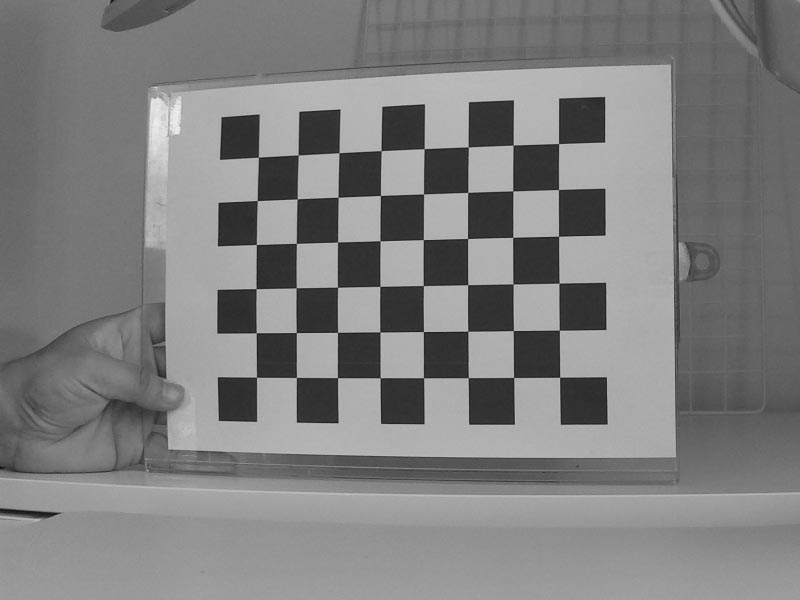
//> input picture 007-camera-calibration/images/img1.jpg, 800 x 600 px; its folder holds only this picture in this run
$ ./main   (built with g++ and OpenCV 4)
//> lines starting //> are read from the running program, lines starting //| are printed output that depends on the picture; after the words box and inside, x2 and y2 are one past the last pixel; in counts of white or black regions, pixels touching at a corner belong together
#include <opencv2/opencv.hpp>
#include <opencv2/videoio.hpp>
#include <opencv2/highgui.hpp>

#include <iostream>

using namespace std;
using namespace cv;

const int CHECKERBOARD[2]{8,6};

// orignal codes
// https://learnopencv.com/camera-calibration-using-opencv/


int main()
{
    // creating vector to store vectors of 3D points
    vector<vector<Point3f> > objpoints;

    // creating vector to store vectors of 2D points
    vector<vector<Point2f> > imgpoints;

    // Defining the world coordinates for 3D points
    vector<Point3f> objp;
    for(int i{0}; i<CHECKERBOARD[1]; i++)
    {
        for(int j{0}; j<CHECKERBOARD[0]; j++)
        objp.push_back(Point3f(j,i,0));
    }

    vector<String> images;
    string path = "./images/*.jpg";

    glob(path, images);

    Mat frame, gray;
    // vector to store the pixel coordinates of detected checker board corners
    vector<Point2f> corner_pts;
    bool success;

    // Looping over all the images in the directory
    for(int i{0}; i<images.size(); i++)
    {
        frame = imread(images[i]);
//> frame is the input picture: 600 rows x 800 cols, CV_8UC3; min 11, max 239, mean 126.9
        cvtColor(frame, gray, COLOR_BGR2GRAY);

        // Finding checker board corners
        // If desired number of corners are found in the image then success = true
        success = findChessboardCorners(gray, Size(CHECKERBOARD[0], CHECKERBOARD[1]), corner_pts,
        CALIB_CB_ADAPTIVE_THRESH | CALIB_CB_FAST_CHECK | CALIB_CB_NORMALIZE_IMAGE);
//> success = true; corner_pts = 48 Points (x, y), first 12: [258.4, 157.3], [298.3, 155], [339, 152.8], [381.1, 150.7], [424.2, 148.7], [468.3, 147], [513.2, 145.2], [558.6, 143.5], [257.3, 200.6], [297.3, 198.8], [338.2, 197.3], [380.5, 195.5]

        /*
        * If desired number of corner are detected,
        * we refine the pixel coordinates and display
        * them on the images of checker board
        */
        if(success)
        {
            TermCriteria criteria(TermCriteria::EPS | TermCriteria::MAX_ITER, 30, 0.001);

            // refining pixel coordinates for given 2d points.
            cornerSubPix(gray,corner_pts,Size(11,11), Size(-1,-1), criteria);
//> corner_pts = 48 Points (x, y), first 12: [258.4, 157.2], [298.2, 155], [339, 152.7], [381.1, 150.6], [424.1, 148.7], [468.3, 146.9], [513.2, 145.2], [558.6, 143.6], [257.3, 200.6], [297.1, 198.8], [338.1, 197.3], [380.4, 195.5]

            // Displaying the detected corner points on the checker board
            drawChessboardCorners(frame, Size(CHECKERBOARD[0], CHECKERBOARD[1]), corner_pts, success);
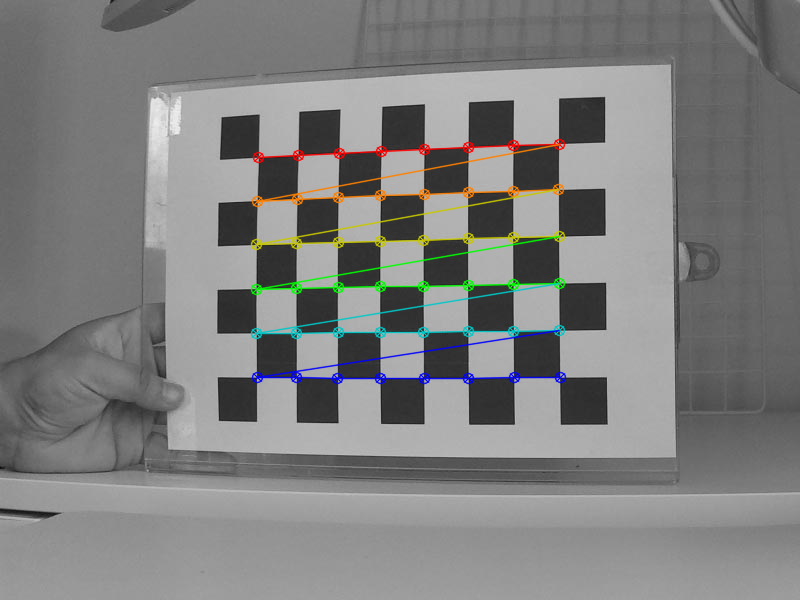
//> frame: 600 rows x 800 cols, CV_8UC3; 2.87% of pixels changed, all inside (x1, y1, x2, y2) = (250, 138, 567, 385)

            objpoints.push_back(objp);
            imgpoints.push_back(corner_pts);
//> imgpoints = 1 point lists
        }

        imshow("Image",frame);
        waitKey(0);
    }

    destroyAllWindows();

    Mat cameraMatrix,distCoeffs,R,T;

    /*
    * Performing camera calibration by
    * passing the value of known 3D points (objpoints)
    * and corresponding pixel coordinates of the
    * detected corners (imgpoints)
    */
    calibrateCamera(objpoints, imgpoints, Size(gray.rows,gray.cols), cameraMatrix, distCoeffs, R, T);
//> cameraMatrix = [[244.5, 0, 352.6], [0, 262.5, 339.1], [0, 0, 1]]; distCoeffs = [-0.00807, -0.0101, -0.00282, 0.0197, 0.00419]; R = [[-0.00899, 0.0174, -0.00589]]; T = [[-2.38, -4.14, 5.86]]

    cout << "cameraMatrix : " << cameraMatrix << endl;
//| cameraMatrix : [244.4550484411281, 0, 352.5801870760554;
//|  0, 262.51890255955, 339.1016966112101;
//|  0, 0, 1]
    cout << "distCoeffs : " << distCoeffs << endl;
//| distCoeffs : [-0.008072443813861206, -0.01011675798589915, -0.002815278075669638, 0.01970252283181379, 0.004187478603408398]
    cout << "Rotation vector : " << R << endl;
//| Rotation vector : [-0.008985597892769471, 0.01736412943133159, -0.005891401106879891]
    cout << "Translation vector : " << T << endl;
//| Translation vector : [-2.38332483808178, -4.137275963893485, 5.862318668625033]

    return 0;
}

$ run again, on 007-camera-calibration/images/img5.jpg
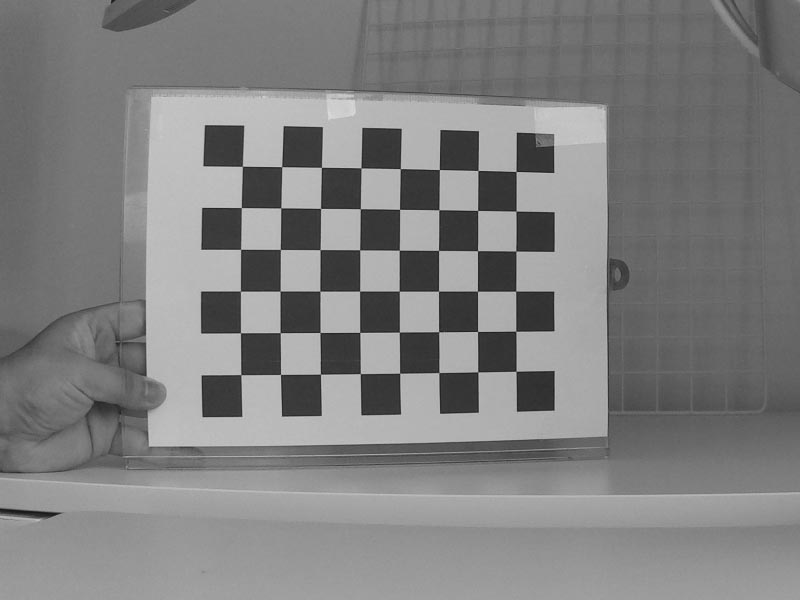
//> input picture 007-camera-calibration/images/img5.jpg, 800 x 600 px
//> frame is the input picture: 600 rows x 800 cols, CV_8UC3; min 22, max 219, mean 127.7
//> `success = findChessboardCorners(gray, Size(CHECKERBOARD[0], CHECKERBOA..`: success = true; corner_pts = 48 Points (x, y), first 12: [242.4, 166.3], [281.7, 166.6], [321.4, 167.4], [361, 168], [400.3, 168.7], [439.4, 169.6], [478, 170.5], [516, 171.5], [241.3, 207.6], [280.8, 207.8], [320.6, 208.4], [360.4, 208.8]
//> `cornerSubPix(gray,corner_pts,Size(11,11), Size(-1,-1), criteria);`: corner_pts = 48 Points (x, y), first 12: [242.4, 166.3], [281.7, 166.7], [321.4, 167.3], [361, 167.8], [400.3, 168.6], [439.3, 169.6], [477.9, 170.5], [516, 171.5], [241.3, 207.6], [280.8, 207.9], [320.6, 208.4], [360.3, 208.7]
//> `drawChessboardCorners(frame, Size(CHECKERBOARD[0], CHECKERBOARD[1]), c..`:
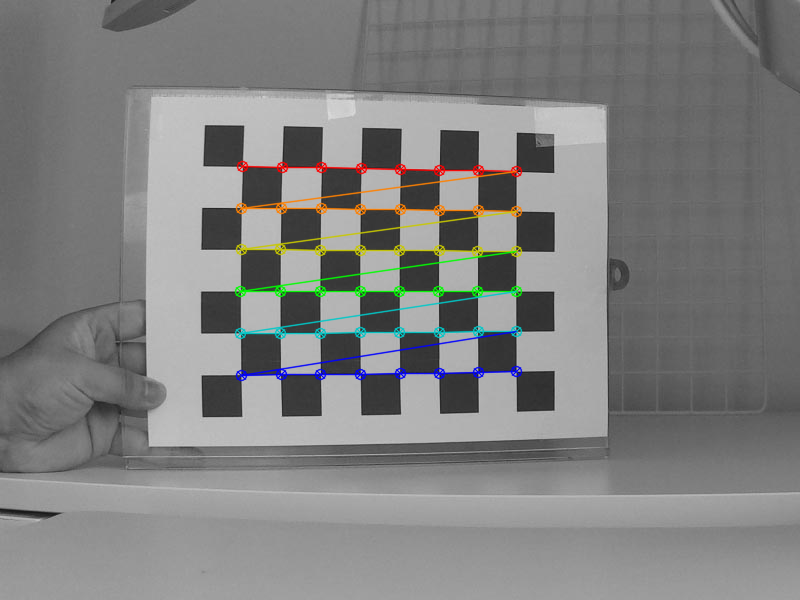
//> frame: 600 rows x 800 cols, CV_8UC3; 2.67% of pixels changed, all inside (x1, y1, x2, y2) = (234, 160, 523, 382)
//> imgpoints = 1 point lists
//> cameraMatrix = [[2513.6, 0, 300], [0, 2441, 398.6], [0, 0, 1]]; distCoeffs = [-0.0832, -173.5, -0.069, 0.0999, 5190.3]; R = [[0.000781, -0.354, -0.00601]]; T = [[-1.43, -5.6, 59.12]]
//| cameraMatrix : [2513.598061506627, 0, 300.0262776066473;
//|  0, 2441.000287792676, 398.6119308002171;
//|  0, 0, 1]
//| distCoeffs : [-0.08324465106159087, -173.500350804442, -0.06895597836152367, 0.09990326370404361, 5190.265154645924]
//| Rotation vector : [0.0007805711682057764, -0.3538572796239641, -0.006010371931600327]
//| Translation vector : [-1.43307798100673, -5.595032414057432, 59.11748764698771]

$ run again, on 007-camera-calibration/images/img2.jpg
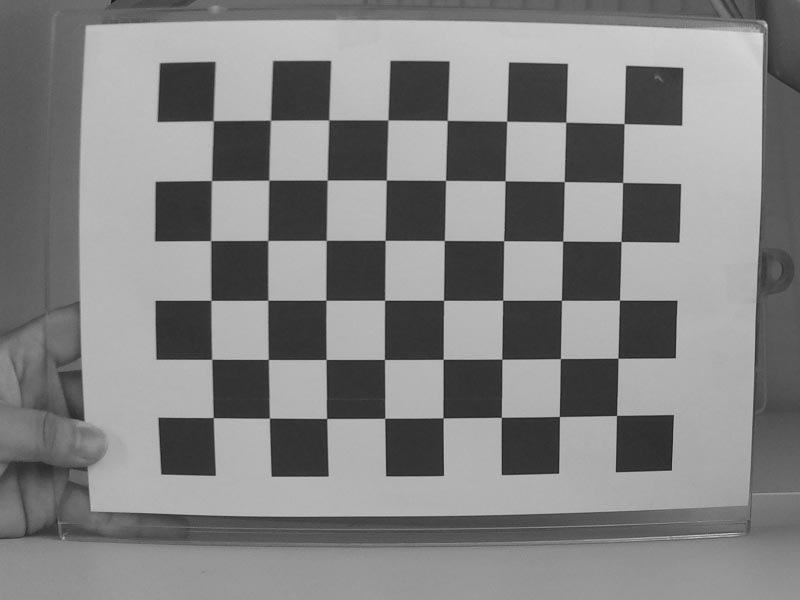
//> input picture 007-camera-calibration/images/img2.jpg, 800 x 600 px
//> frame is the input picture: 600 rows x 800 cols, CV_8UC3; min 24, max 218, mean 130.8
//> `success = findChessboardCorners(gray, Size(CHECKERBOARD[0], CHECKERBOA..`: success = true; corner_pts = 48 Points (x, y), first 12: [213.4, 120.8], [270.5, 120.3], [328.9, 119.9], [387.9, 119.8], [447.3, 120.5], [506.7, 121.3], [565.8, 122.3], [624, 123.6], [211.5, 180.6], [268.8, 180.3], [327.2, 180.2], [386.3, 180.2]
//> `cornerSubPix(gray,corner_pts,Size(11,11), Size(-1,-1), criteria);`: corner_pts = 48 Points (x, y), first 12: [213.3, 120.7], [270.4, 120.2], [328.8, 119.9], [387.9, 120], [447.3, 120.4], [506.6, 121.3], [565.7, 122.2], [624, 123.6], [211.5, 180.6], [268.8, 180.2], [327.2, 180.1], [386.3, 180.1]
//> `drawChessboardCorners(frame, Size(CHECKERBOARD[0], CHECKERBOARD[1]), c..`:
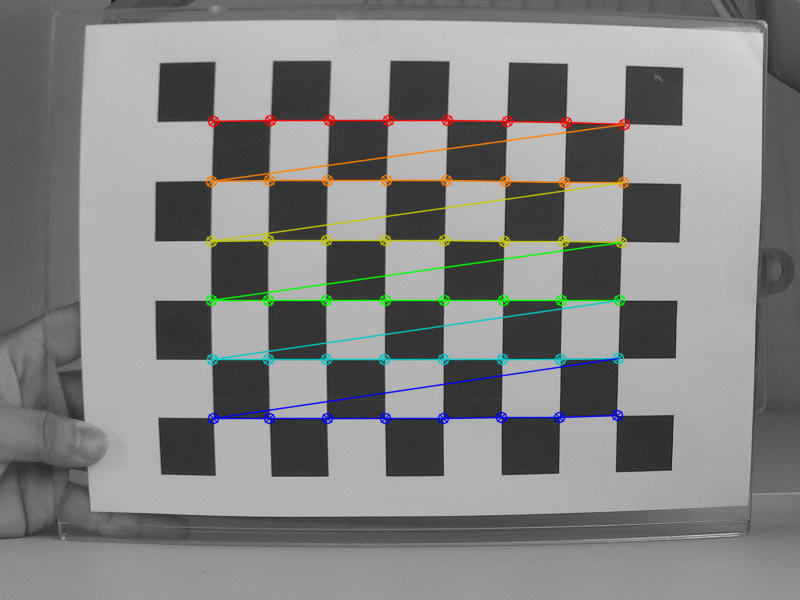
//> frame: 600 rows x 800 cols, CV_8UC3; 3.62% of pixels changed, all inside (x1, y1, x2, y2) = (205, 114, 631, 425)
//> imgpoints = 1 point lists
//> cameraMatrix = [[6514.4, 0, 284.8], [0, 7643.5, 562.6], [0, 0, 1]]; distCoeffs = [3.46, -4125.8, -0.354, 0.221, 354748.5]; R = [[0.597, 0.0475, 0.00375]]; T = [[-1.34, -6.32, 113.3]]
//| cameraMatrix : [6514.412772713055, 0, 284.8117847986339;
//|  0, 7643.488359406977, 562.6464516933941;
//|  0, 0, 1]
//| distCoeffs : [3.456815002420468, -4125.778408793827, -0.3538701347198593, 0.2206779553923559, 354748.519958389]
//| Rotation vector : [0.5971749594980529, 0.04748686336431569, 0.003752978555785775]
//| Translation vector : [-1.337319652291576, -6.316407297940363, 113.3013998028109]

$ run again, on 007-camera-calibration/images/img3.jpg
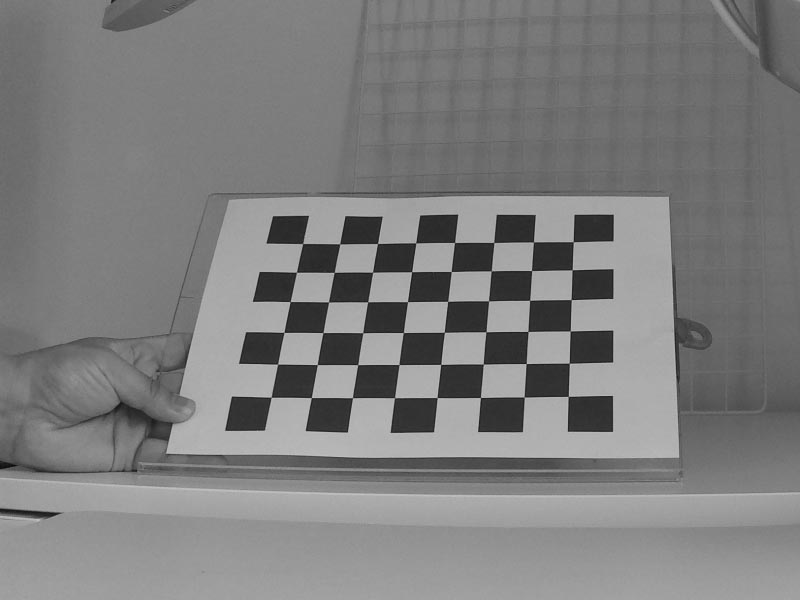
//> input picture 007-camera-calibration/images/img3.jpg, 800 x 600 px
//> frame is the input picture: 600 rows x 800 cols, CV_8UC3; min 10, max 199, mean 125.7
//> `success = findChessboardCorners(gray, Size(CHECKERBOARD[0], CHECKERBOA..`: success = true; corner_pts = 48 Points (x, y), first 12: [302.6, 243.5], [339.6, 243.9], [377.5, 243.5], [415.6, 242.9], [454.6, 242.5], [493.7, 242.5], [533.5, 242], [573.3, 241.7], [296.4, 272.2], [334.3, 272.4], [372.6, 272.2], [411.6, 271.6]
//> `cornerSubPix(gray,corner_pts,Size(11,11), Size(-1,-1), criteria);`: corner_pts = 48 Points (x, y), first 12: [302.6, 243.5], [339.8, 243.9], [377.5, 243.5], [415.7, 242.8], [454.5, 242.5], [493.8, 242.5], [533.4, 241.9], [573.2, 241.7], [296.4, 272.3], [334.2, 272.4], [372.6, 272.3], [411.6, 271.7]
//> `drawChessboardCorners(frame, Size(CHECKERBOARD[0], CHECKERBOARD[1]), c..`:
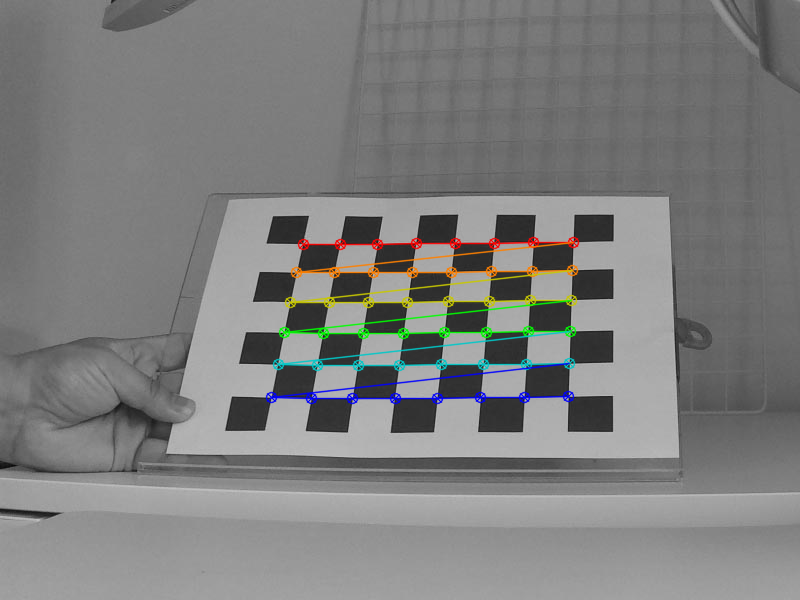
//> frame: 600 rows x 800 cols, CV_8UC3; 2.7% of pixels changed, all inside (x1, y1, x2, y2) = (265, 236, 580, 405)
//> imgpoints = 1 point lists
//> cameraMatrix = [[1699.9, 0, 278], [0, 2733.8, 373.2], [0, 0, 1]]; distCoeffs = [-4.09, 113.7, -0.0521, 0.185, -1745.8]; R = [[-1.05, 0.163, 0.104]]; T = [[0.634, -2.11, 45.95]]
//| cameraMatrix : [1699.889291562129, 0, 277.9753713319738;
//|  0, 2733.820254919588, 373.1810239906746;
//|  0, 0, 1]
//| distCoeffs : [-4.092666102971242, 113.6585765458794, -0.05205091968460319, 0.1849576424348036, -1745.80168585408]
//| Rotation vector : [-1.04786041517879, 0.1627430584733803, 0.1036864706964302]
//| Translation vector : [0.633647342963937, -2.106208002062464, 45.9488991743989]

$ run again, on 007-camera-calibration/images/img4.jpg
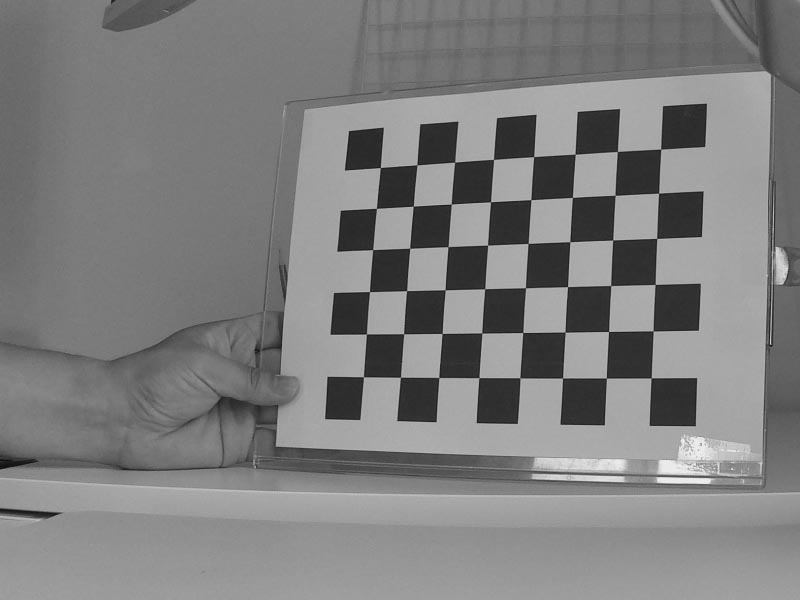
//> input picture 007-camera-calibration/images/img4.jpg, 800 x 600 px
//> frame is the input picture: 600 rows x 800 cols, CV_8UC3; min 11, max 244, mean 126.5
//> `success = findChessboardCorners(gray, Size(CHECKERBOARD[0], CHECKERBOA..`: success = true; corner_pts = 48 Points (x, y), first 12: [380.3, 167.5], [417, 164.8], [454.6, 162.2], [493.5, 159.4], [533.6, 156.7], [575.2, 154.2], [617.4, 151.5], [660.7, 149.1], [376.4, 208.5], [413.2, 206.1], [451.4, 204], [490.5, 201.8]
//> `cornerSubPix(gray,corner_pts,Size(11,11), Size(-1,-1), criteria);`: corner_pts = 48 Points (x, y), first 12: [380.3, 167.5], [416.9, 164.9], [454.6, 162.2], [493.5, 159.4], [533.6, 156.6], [575.1, 154.2], [617.4, 151.5], [660.7, 149.1], [376.4, 208.4], [413.3, 206.2], [451.3, 204.1], [490.5, 201.8]
//> `drawChessboardCorners(frame, Size(CHECKERBOARD[0], CHECKERBOARD[1]), c..`:
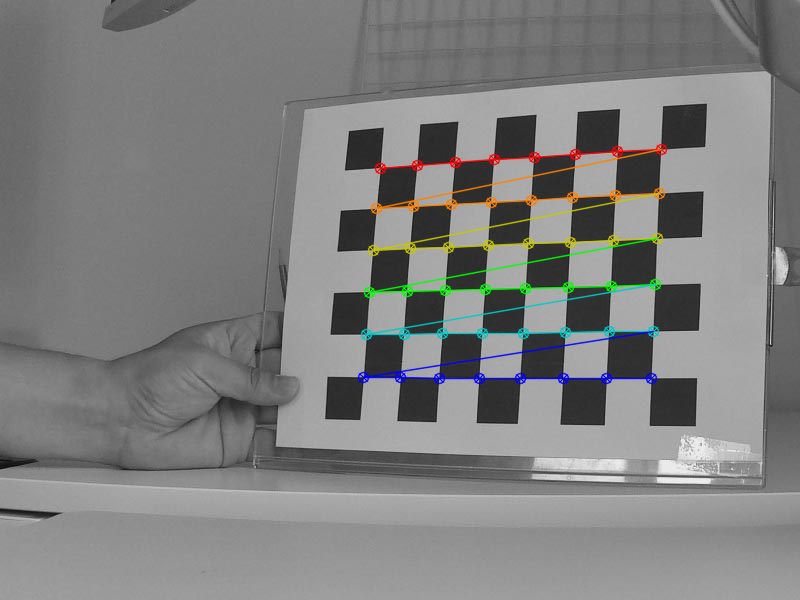
//> frame: 600 rows x 800 cols, CV_8UC3; 2.76% of pixels changed, all inside (x1, y1, x2, y2) = (357, 143, 668, 385)
//> imgpoints = 1 point lists
//> cameraMatrix = [[1291, 0, 305.9], [0, 1520.7, 369.1], [0, 0, 1]]; distCoeffs = [-0.533, 2.1, -0.0273, 0.129, -15.69]; R = [[-0.236, 0.338, 0.049]]; T = [[1.95, -4.68, 35.86]]
//| cameraMatrix : [1291.020133172648, 0, 305.9264173559173;
//|  0, 1520.659299115161, 369.0561291988964;
//|  0, 0, 1]
//| distCoeffs : [-0.5332719587865633, 2.099543475187049, -0.02732078443485633, 0.129473102047516, -15.6852200542152]
//| Rotation vector : [-0.2364577752707805, 0.3376325704901246, 0.04904287260805105]
//| Translation vector : [1.951278640736164, -4.679193965198675, 35.86438600987201]
